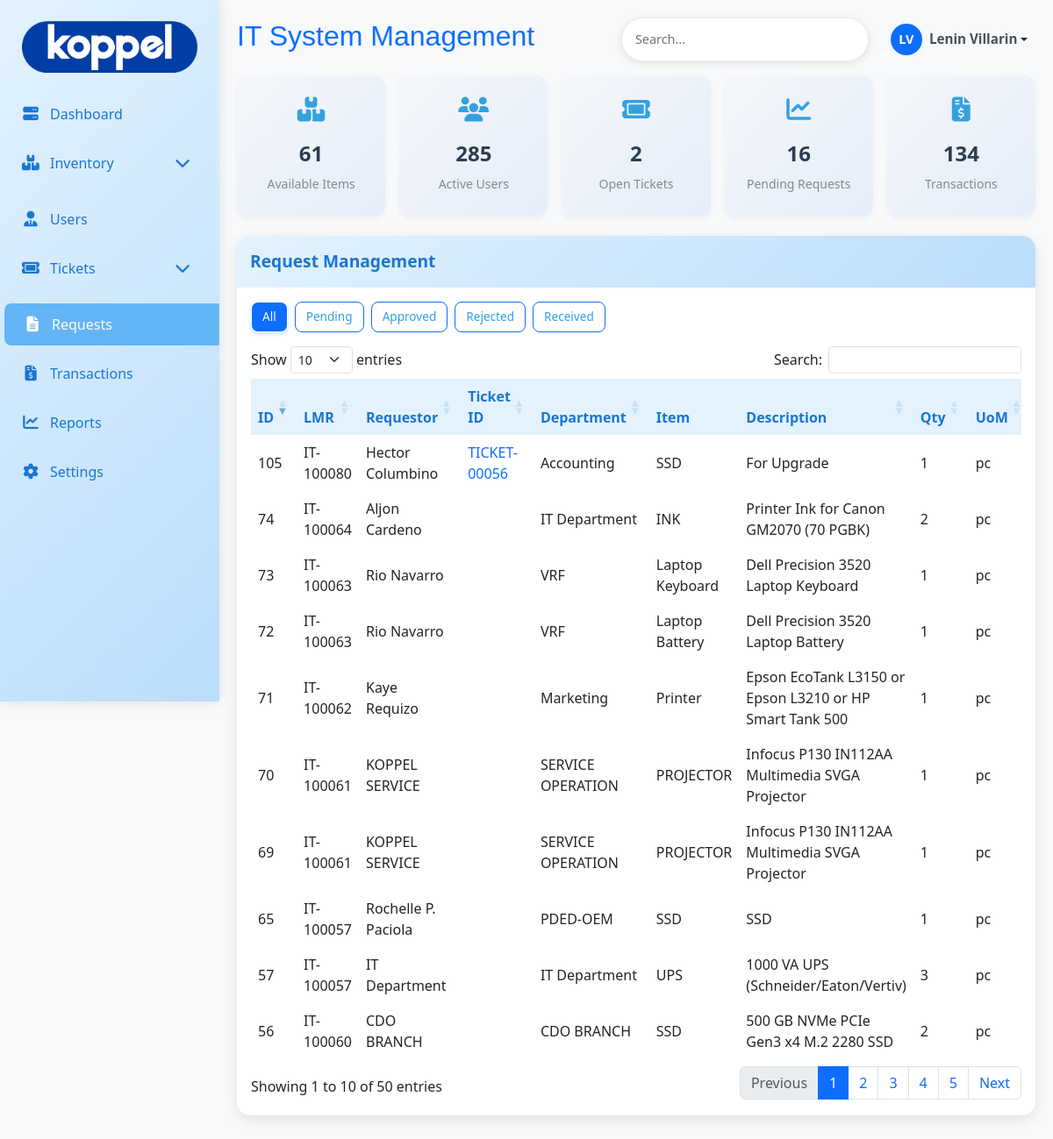
/admin/requests.php (signed in), run on the app's committed database.
### tables this page shows
CREATE TABLE `request_tb` (
  `request_id` int(11) NOT NULL,
  `lmr_no` varchar(50) NOT NULL,
  `requestor` varchar(100) NOT NULL,
  `department` varchar(70) NOT NULL,
  `item` varchar(70) NOT NULL,
  `description` varchar(150) NOT NULL,
  `quantity` tinyint(4) NOT NULL,
  `UoM` varchar(50) NOT NULL,
  `date_needed` date NOT NULL,
  `remarks` varchar(150) NOT NULL,
  `date_created` date NOT NULL,
  `status` varchar(50) NOT NULL,
  `date_updated` timestamp NOT NULL DEFAULT current_timestamp() ON UPDATE current_timestamp(),
  `created_by` int(11) NOT NULL,
  `ticket_id` int(11) DEFAULT NULL
);

CREATE TABLE `ticket_tb` (
  `ticket_id` int(11) NOT NULL,
  `ticket_number` varchar(20) DEFAULT NULL,
  `user_id` int(11) DEFAULT NULL,
  `fullname` varchar(100) DEFAULT NULL,
  `email` varchar(100) DEFAULT NULL,
  `company` varchar(100) DEFAULT NULL,
  `department` varchar(100) DEFAULT NULL,
  `priority` varchar(50) NOT NULL,
  `urgency` varchar(50) NOT NULL,
  `impact` varchar(70) NOT NULL,
  `ticket_category` varchar(20) DEFAULT NULL,
  `subject` varchar(150) DEFAULT NULL,
  `subject_details` varchar(200) DEFAULT NULL,
  `issue` text DEFAULT NULL,
  `status` varchar(20) DEFAULT 'open',
  `date_created` timestamp NOT NULL DEFAULT current_timestamp(),
  `assigned_to` int(11) NOT NULL
);

### admin/requests.php (the view, shortened to what this page needs)
<?php
include 'db/db.php';
$sql = "SELECT
            r.request_id,
            r.lmr_no,
            r.requestor,
            r.department AS request_department,
            r.item,
            r.description,
            r.quantity,
            r.UoM,
            r.date_needed,
            r.status,
            r.ticket_id,
            t.ticket_number AS t_number,
            r.date_created
        FROM request_tb r
        LEFT JOIN ticket_tb t ON t.ticket_id = r.ticket_id
        ORDER BY r.request_id DESC";
$result = $conn->query($sql);
?>
<!DOCTYPE html>
<html lang="en">
<head>
<link href="https://cdn.jsdelivr.net/npm/bootstrap@5.3.0/dist/css/bootstrap.min.css" rel="stylesheet">
<link href="https://cdnjs.cloudflare.com/ajax/libs/font-awesome/6.4.0/css/all.min.css" rel="stylesheet">
<link href="asset/css/main.css" rel="stylesheet">
<link href="asset/css/menu.css" rel="stylesheet">
<link href="https://cdn.datatables.net/1.13.6/css/dataTables.bootstrap5.min.css" rel="stylesheet">
</head>
<body>
<div class="main-content" id="mainContent">
<?php include 'header.php'; ?>
<div class="card">
<div class="card-header d-flex justify-content-between">
<span>Request Management</span>
</div>
<div class="card-body">
<div class="d-flex flex-wrap gap-2 mb-3">
<button class="btn btn-outline-blue status-filter active" data-status="">All</button>
<button class="btn btn-outline-blue status-filter" data-status="pending">Pending</button>
<button class="btn btn-outline-blue status-filter" data-status="approved">Approved</button>
<button class="btn btn-outline-blue status-filter" data-status="rejected">Rejected</button>
<button class="btn btn-outline-blue status-filter" data-status="received">Received</button>
</div>
<div class="table-responsive">
<table id="requestsTable" class="table table-hover">
<thead class="table-header-blue">
<tr>
<th>ID</th>
<th>LMR</th>
<th>Requestor</th>
<th>Ticket ID</th>
<th>Department</th>
<th>Item</th>
<th>Description</th>
<th>Qty</th>
<th>UoM</th>
</tr>
</thead>
<tbody>
<?php while($row = $result->fetch_assoc()): ?>
<tr data-request-id="<?= (int)$row['request_id'] ?>"
    data-lmr-no="<?= htmlspecialchars($row['lmr_no']) ?>"
    data-status="<?= strtolower($row['status']) ?>">
<td><?= $row['request_id'] ?></td>
<td><?= htmlspecialchars($row['lmr_no']) ?></td>
<td><?= htmlspecialchars($row['requestor']) ?></td>
<td>
    <a href="ticket/view_ticket.php?ticket_id=<?= (int)$row['ticket_id'] ?>" style="text-decoration: none;">
        <?= htmlspecialchars($row['t_number']) ?>
    </a>
</td>
<td><?= htmlspecialchars($row['request_department']) ?></td>
<td><?= htmlspecialchars($row['item']) ?></td>
<td><?= htmlspecialchars($row['description']) ?></td>
<td><?= (int)$row['quantity'] ?></td>
<td><?= htmlspecialchars($row['UoM']) ?></td>
</tr>
<?php endwhile; ?>
</tbody>
</table>
</div>
</div>
</div>
</div>
</body>
</html>

### admin/asset/css/main.css (style rules this page uses)
:root { --light-blue: #e3f2fd; --medium-blue: #bbdefb; --dark-blue: #90caf9; --accent-blue: #64b5f6; --text-blue: #1976d2; }
body { background-color: #f8f9fa; font-family: 'Segoe UI', Tahoma, Geneva, Verdana, sans-serif; }
.main-content { margin-left: 250px; padding: 20px; transition: margin-left 0.3s ease; }
.card { border: none; border-radius: 15px; box-shadow: 0 5px 15px rgba(0,0,0,0.1); margin-bottom: 10px; background: white; transition: transform 0.3s ease; }
.card-header { background: linear-gradient(135deg, var(--light-blue), var(--medium-blue)); border-bottom: none; padding: 15px; border-radius: 15px 15px 0 0 !important; color: var(--text-blue); font-weight: 600; font-size: 1.2rem; }
.table th { background-color: var(--light-blue); color: var(--text-blue); font-weight: 600; border: none; }
.table td { vertical-align: middle; border: none; }
.btn-outline-blue { background-color: #fff; color: #33A1E0 !important; border: 1px solid #33A1E0; border-radius: 8px; padding: 6px 12px; font-size: 0.85rem; font-weight: 500; transition: all 0.2s ease; }
.btn-outline-blue.active { background-color: #33A1E0; color: #fff !important; box-shadow: 0 2px 4px rgba(51, 161, 224, 0.3); }

### admin/requests.php (style rules this page uses)
.btn-outline-blue { color: #0d6efd; border-color: #0d6efd; }
.btn-outline-blue:hover, .btn-outline-blue.active { background-color: #0d6efd; color: white; }

### data on the page
request_tb: request_id "105", lmr_no "IT-100080", requestor "Hector Columbino", ticket.ticket_number "TICKET-00056", department "Accounting", item "SSD", description "For Upgrade", quantity "1", UoM "pc"
request_tb: request_id "74", lmr_no "IT-100064", requestor "Aljon Cardeno", department "IT Department", item "INK", description "Printer Ink for Canon GM2070 (70 PGBK)", quantity "2", UoM "pc"
request_tb: request_id "73", lmr_no "IT-100063", requestor "Rio Navarro", department "VRF", item "Laptop Keyboard", description "Dell Precision 3520 Laptop Keyboard", quantity "1", UoM "pc"
request_tb: request_id "72", lmr_no "IT-100063", requestor "Rio Navarro", department "VRF", item "Laptop Battery", description "Dell Precision 3520 Laptop Battery", quantity "1", UoM "pc"
request_tb: request_id "71", lmr_no "IT-100062", requestor "Kaye Requizo", department "Marketing", item "Printer", description "Epson EcoTank L3150 or Epson L3210 or HP Smart Tank 500", quantity "1", UoM "pc"
request_tb: request_id "70", lmr_no "IT-100061", requestor "KOPPEL SERVICE", department "SERVICE OPERATION", item "PROJECTOR", description "Infocus P130 IN112AA Multimedia SVGA Projector", quantity "1", UoM "pc"
request_tb: request_id "69", lmr_no "IT-100061", requestor "KOPPEL SERVICE", department "SERVICE OPERATION", item "PROJECTOR", description "Infocus P130 IN112AA Multimedia SVGA Projector", quantity "1", UoM "pc"
request_tb: request_id "65", lmr_no "IT-100057", requestor "Rochelle P. Paciola", department "PDED-OEM", item "SSD", description "SSD", quantity "1", UoM "pc"
request_tb: request_id "57", lmr_no "IT-100057", requestor "IT Department", department "IT Department", item "UPS", description "1000 VA UPS (Schneider/Eaton/Vertiv)", quantity "3", UoM "pc"
request_tb: request_id "56", lmr_no "IT-100060", requestor "CDO BRANCH", department "CDO BRANCH", item "SSD", description "500 GB NVMe PCIe Gen3 x4 M.2 2280 SSD", quantity "2", UoM "pc"

### other printed values
substr($initials, 0, 2) "LV"
$_SESSION['fullname'] "Lenin Villarin"
$itemCount "61"
$userCount "285"
$ticketCount "2"
$requestCount "16"
$transactionCount "134"
